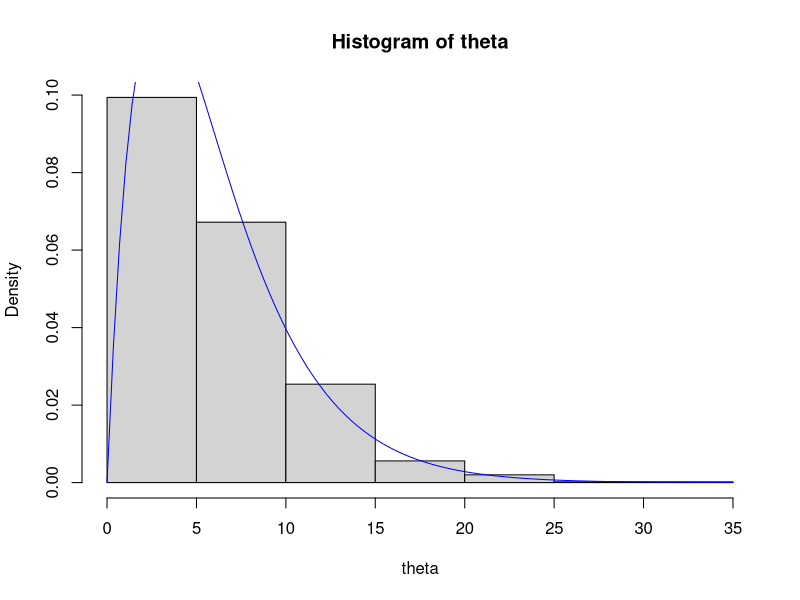

R code for this plot:
set.seed(32)
m=1000
a=2.0
b=1/3.0

#simulating gamma values
theta=rgamma(m,a,b)
hist(theta,freq=F)
curve(dgamma(x,a,b),col='blue',add=TRUE)

#Mean of the simulated values will get us closer to the true mean using the Law of large numbers
mean(theta)


#To calculate P(theta<5)
ind=theta<5
ind
mean(ind) #this is the P(0<theta<5)
pgamma(q=5.0, a,b) #this is close to the MC value

#90th percentile
quantile(theta,probs=0.9)
qgamma(p=0.9, a,b)